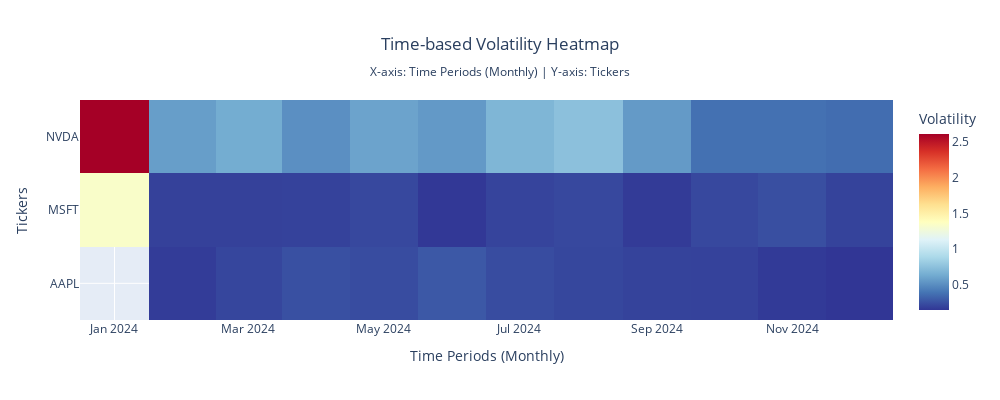

Notebook code for this chart:
### Code cell
import plotly.graph_objects as go
import plotly.express as px
from plotly.subplots import make_subplots
import numpy as np

# 1. TIME-BASED VOLATILITY HEATMAP
# X-axis: Time periods (Monthly), Y-axis: Tickers
fig1 = go.Figure(data=go.Heatmap(
    z=time_heatmap.T.values,  # Transpose to get tickers on Y-axis
    x=time_heatmap.index.strftime('%Y-%m'),  # Time periods on X-axis
    y=time_heatmap.columns,  # Tickers on Y-axis
    colorscale='RdYlBu_r',
    colorbar=dict(title="Volatility"),
    hoverongaps=False,
    hovertemplate='<b>%{y}</b><br>Period: %{x}<br>Volatility: %{z:.4f}<extra></extra>'
))

fig1.update_layout(
    title={
        'text': 'Time-based Volatility Heatmap<br><sub>X-axis: Time Periods (Monthly) | Y-axis: Tickers</sub>',
        'x': 0.5,
        'xanchor': 'center'
    },
    xaxis_title='Time Periods (Monthly)',
    yaxis_title='Tickers',
    width=1000,
    height=400,
    font=dict(size=12)
)

fig1.show()

### Figure 1 — Plotly figure (JSON) as saved in the notebook; plotly's stock layout.template omitted (floating-point values rounded to 4 significant figures)
{"data": [{"colorbar": {"title": {"text": "Volatility"}}, "colorscale": [[0, "rgb(49,54,149)"], [0.1, "rgb(69,117,180)"], [0.2, "rgb(116,173,209)"], [0.3, "rgb(171,217,233)"], [0.4, "rgb(224,243,248)"], [0.5, "rgb(255,255,191)"], [0.6, "rgb(254,224,144)"], [0.7, "rgb(253,174,97)"], [0.8, "rgb(244,109,67)"], [0.9, "rgb(215,48,39)"], [1, "rgb(165,0,38)"]], "hoverongaps": false, "hovertemplate": "<b>%{y}</b><br>Period: %{x}<br>Volatility: %{z:.4f}<extra></extra>", "type": "heatmap", "x": ["2024-01", "2024-02", "2024-03", "2024-04", "2024-05", "2024-06", "2024-07", "2024-08", "2024-09", "2024-10", "2024-11", "2024-12"], "y": ["AAPL", "MSFT", "NVDA"], "z": [[NaN, 0.1749, 0.213, 0.2541, 0.2363, 0.283, 0.2389, 0.2185, 0.2003, 0.1981, 0.1653, 0.1515], [1.335, 0.1946, 0.1951, 0.1985, 0.2206, 0.161, 0.2071, 0.2217, 0.1708, 0.2217, 0.2483, 0.2009], [2.607, 0.5758, 0.641, 0.5116, 0.6005, 0.5545, 0.693, 0.7503, 0.5605, 0.3803, 0.38, 0.3645]]}], "layout": {"font": {"size": 12}, "height": 400, "title": {"text": "Time-based Volatility Heatmap<br><sub>X-axis: Time Periods (Monthly) | Y-axis: Tickers</sub>", "x": 0.5, "xanchor": "center"}, "width": 1000, "xaxis": {"title": {"text": "Time Periods (Monthly)"}}, "yaxis": {"title": {"text": "Tickers"}}}}
